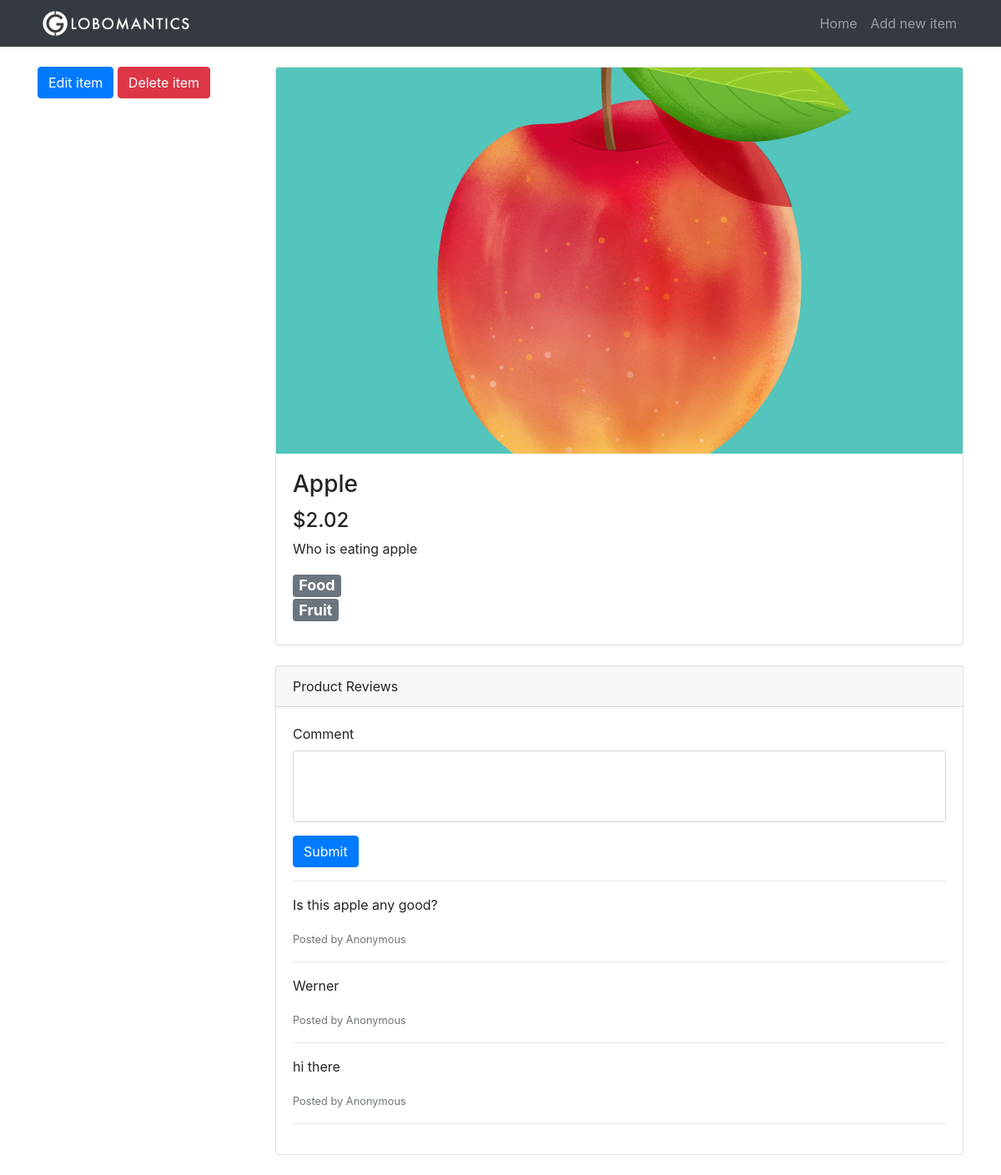
/item/8, run on the app's committed database.
### tables this page shows
CREATE TABLE items(
                    id              INTEGER PRIMARY KEY AUTOINCREMENT,
                    title           TEXT,
                    description     TEXT,
                    price           REAL,
                    image           TEXT,
                    category_id     INTEGER,
                    subcategory_id  INTEGER,
                    FOREIGN KEY(category_id) REFERENCES categories(id),
                    FOREIGN KEY(subcategory_id) REFERENCES subcategories(id)
);

CREATE TABLE categories(
                    id              INTEGER PRIMARY KEY AUTOINCREMENT,
                    name            TEXT
);

CREATE TABLE subcategories(
                    id              INTEGER PRIMARY KEY AUTOINCREMENT,
                    name            TEXT,
                    category_id     INTEGER,
                    FOREIGN KEY(category_id) REFERENCES categories(id)
);

CREATE TABLE comments(
                    id              INTEGER PRIMARY KEY AUTOINCREMENT,
                    content         TEXT,
                    item_id         INTEGER,
                    FOREIGN KEY(item_id) REFERENCES items(id)
);

### app.py (the view)
@app.route("/item/<int:item_id>")
def item(item_id):
    c = get_db().cursor()
    item_from_db = c.execute("""SELECT
                                i.id, i.title, i.description, i.price, i.image, c.name, s.name
                                FROM
                                items AS i
                                INNER JOIN categories AS c ON i.category_id = c.id
                                INNER JOIN subcategories AS s ON i.subcategory_id = s.id
                                WHERE i.id = ?""",
                                (item_id,)
                            )
    row = c.fetchone()
    try:
        item = {
            "id": row[0],
            "title": row[1],
            "description": row[2],
            "price": row[3],
            "image": row[4],
            "category": row[5],
            "subcategory": row[6]}
    except:
        item = {}
    if item:
        comments_from_db = c.execute("""SELECT content FROM comments
                    WHERE item_id = ? ORDER BY id DESC""",
                    (item_id,)
        )
        comments = []
        for row in comments_from_db:
            comment = {
                "content": row[0]
            }
            comments.append(comment)
        commentForm    = NewCommentForm()
        commentForm.item_id.data = item_id
        deleteItemForm = DeleteItemForm()
        return render_template("item.html", commentForm=commentForm, item=item, comments=comments, deleteItemForm=deleteItemForm)
    return redirect(url_for('home'))

### app.py
class NewCommentForm(FlaskForm):
    content = TextAreaField("Comment", validators=[InputRequired("Input is required."), DataRequired("Data is required.")])
    item_id = HiddenField(validators=[DataRequired()])
    submit  = SubmitField("Submit")

class DeleteItemForm(FlaskForm):
    submit          = SubmitField("Delete item")

### app.py (called while the page is built)
def get_db():
    db = getattr(g, "_database", None)
    if db is None:
        db = g._database = sqlite3.connect("db/globomantics.db")
    return db

@app.teardown_appcontext
def close_connection(exception):
    db = getattr(g, "_database", None)
    if db is not None:
        db.close()

### templates/item.html (shortened to what this page needs)
{% extends 'base.html' %}
{% block content %}
<div class="row">
    <div class="col-lg-3 my-4">
        <a href="{{ url_for('edit_item', item_id=item.id) }}" class="btn btn-primary">Edit item</a>
        <form class="delete-form" method="POST" action="{{ url_for('delete_item', item_id=item.id) }}">
            {{ deleteItemForm.submit(class="btn btn-danger", onclick="return confirm('Are you sure you want to delete this item?');") }}
        </form>
    </div>
    <div class="col-lg-9">
        <div class="card mt-4">
            <div class="embed-responsive embed-responsive-16by9">
                <img class="card-img-top embed-responsive-item" src="{% if item.image %}{{ url_for('uploads', filename=item.image) }}{% else %}{{ url_for('static', filename='images/placeholder.png') }}{% endif %}">
            </div>
            <div class="card-body">
                <h3 class="card-title">{{ item.title }}</h3>
                <h4>{{ "$%.2f" | format(item.price) }}</h4>
                <p class="card-text">{{ item.description | safe }}</p>
                <h4>
                    <div class="badge badge-secondary">{{ item.category }}</div> <br>
                    <div class="badge badge-secondary">{{ item.subcategory }}</div>
                </h4>
            </div>
        </div>
        <div class="card card-outline-secondary my-4">
            <div class="card-header">
                Product Reviews
            </div>
            <div class="card-body">
                <form class="comment-form" action="{{ url_for('new_comment') }}" method="POST">
                    <div class="form-group">
                        {{ commentForm.content.label }}
                        {{ commentForm.content(class="form-control", rows="3") }}
                    </div>
                    {{ commentForm.submit(class="btn btn-primary") }}
                </form>
                <hr class="form-border" >
                {% if comments %}
                {% for comment in comments %}
                <p>{{ comment.content }}</p>
                <small class="text-muted">Posted by Anonymous</small>
                <hr>
                {% endfor %}
                {% else %}
                <p class="placeholder-comment">Be the first to comment on this item</p>
                {% endif %}
            </div>
        </div>
    </div>
</div>
{% endblock %}

### static/css/style.css (style rules this page uses)
body { padding-top: 56px; }
.card-img-top { object-fit: cover; }
textarea { resize: none; }
.delete-form { display: inline; }
#content:invalid { box-shadow: none; }

### data on the page
items: image (picture), title "Apple", price "$2.02", description "Who is eating apple"
categories: category "Food"
subcategories: subcategory "Fruit"
comments: content "Is this apple any good?"
comments: content "Werner"
comments: content "hi there"

### other printed values
{{ commentForm.content.label }} "Comment"
